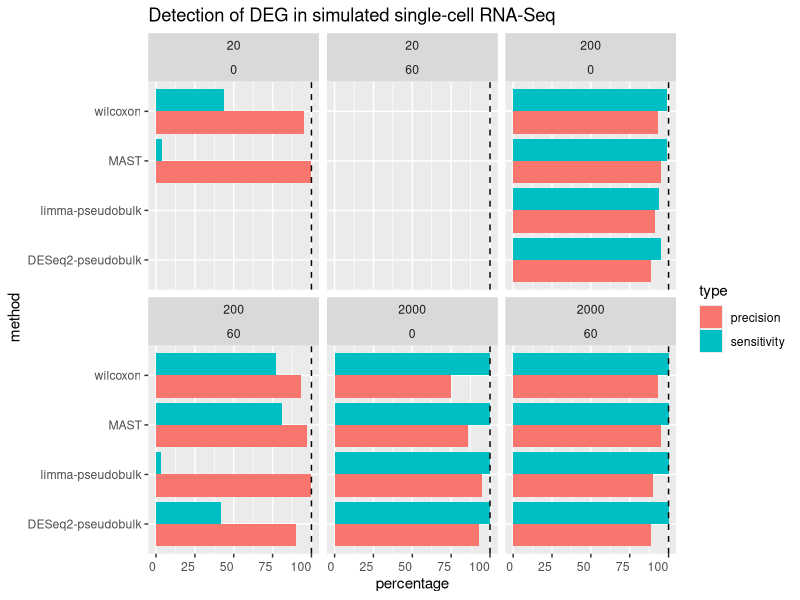
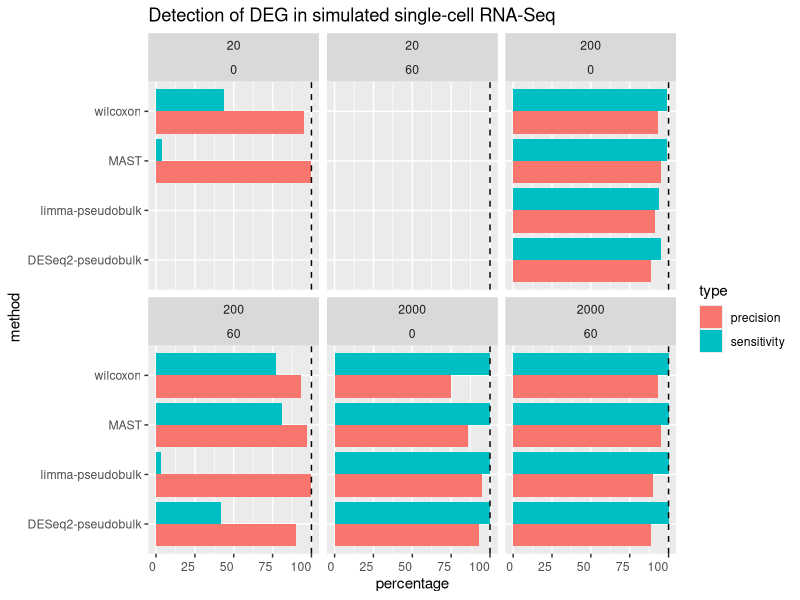

R code for these plots, in order:
library (ggplot2)

res <- read.delim ("simulation_results.txt")

p <- ggplot (res, aes(x=method, y=percentage, fill=type)) +
     geom_bar (stat="identity",  position=position_dodge()) + facet_wrap (~cells + dropout) + theme(axis.text.x = element_text(angle = 0, vjust = 0.5, hjust=1))
p <- p + coord_flip () + ggtitle ("Detection of DEG in simulated single-cell RNA-Seq") + geom_hline(yintercept=100, linetype = "dashed")
p
ggsave ("SCRIP simulation.pdf")

